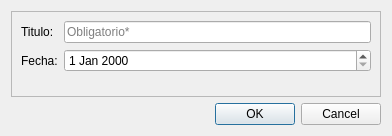
<?xml version="1.0" encoding="UTF-8"?>
<ui version="4.0">
 <class>DialogCrearLibro</class>
 <widget class="QDialog" name="DialogCrearLibro">
  <property name="geometry">
   <rect>
    <x>0</x>
    <y>0</y>
    <width>392</width>
    <height>136</height>
   </rect>
  </property>
  <property name="windowTitle">
   <string>Dialog</string>
  </property>
  <layout class="QVBoxLayout" name="verticalLayout">
   <item>
    <widget class="QFrame" name="frame">
     <property name="frameShape">
      <enum>QFrame::StyledPanel</enum>
     </property>
     <property name="frameShadow">
      <enum>QFrame::Raised</enum>
     </property>
     <layout class="QFormLayout" name="formLayout">
      <item row="0" column="0">
       <widget class="QLabel" name="lbl_tituloLibro">
        <property name="text">
         <string>Titulo:</string>
        </property>
       </widget>
      </item>
      <item row="1" column="0">
       <widget class="QLabel" name="lbl_fechaLibro">
        <property name="text">
         <string>Fecha:</string>
        </property>
       </widget>
      </item>
      <item row="0" column="1">
       <widget class="QLineEdit" name="le_tituloLibro">
        <property name="placeholderText">
         <string>Obligatorio*</string>
        </property>
       </widget>
      </item>
      <item row="1" column="1">
       <widget class="QDateEdit" name="dateEdit"/>
      </item>
     </layout>
    </widget>
   </item>
   <item>
    <widget class="QDialogButtonBox" name="botones_crearLibro">
     <property name="orientation">
      <enum>Qt::Horizontal</enum>
     </property>
     <property name="standardButtons">
      <set>QDialogButtonBox::Cancel|QDialogButtonBox::Ok</set>
     </property>
    </widget>
   </item>
  </layout>
 </widget>
 <resources/>
 <connections>
  <connection>
   <sender>botones_crearLibro</sender>
   <signal>accepted()</signal>
   <receiver>DialogCrearLibro</receiver>
   <slot>accept()</slot>
   <hints>
    <hint type="sourcelabel">
     <x>248</x>
     <y>254</y>
    </hint>
    <hint type="destinationlabel">
     <x>157</x>
     <y>274</y>
    </hint>
   </hints>
  </connection>
  <connection>
   <sender>botones_crearLibro</sender>
   <signal>rejected()</signal>
   <receiver>DialogCrearLibro</receiver>
   <slot>reject()</slot>
   <hints>
    <hint type="sourcelabel">
     <x>316</x>
     <y>260</y>
    </hint>
    <hint type="destinationlabel">
     <x>286</x>
     <y>274</y>
    </hint>
   </hints>
  </connection>
 </connections>
</ui>
